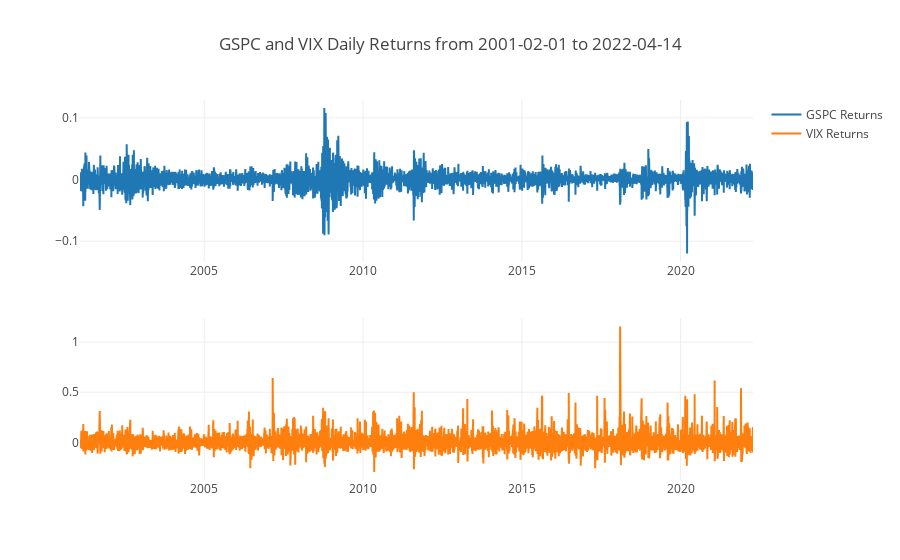

The notebook cell saved with this chart:
### Markdown cell above
### Charts

### Code cell
fig = make_subplots(rows=2, cols=1)
fig.update_layout(title = "GSPC and VIX Daily Returns from "+start_date+" to "+end_date, template = style)
fig.add_trace(go.Scatter(
    x = gspc_pct.index,
    y = gspc_pct["close"], 
    name = "GSPC Returns"
), row = 1, col = 1)
fig.add_trace(go.Scatter(
    x = vix_pct.index,
    y = vix_pct["close"],
    name = "VIX Returns"
), row = 2, col = 1)

fig.show()

### Figure 1 — Plotly figure (JSON) as saved in the notebook; plotly's stock layout.template omitted (floating-point values rounded to 4 significant figures; data arrays with more than 128 entries replaced by an {"elided": "..."} marker saying what was removed)
{"data": [{"name": "GSPC Returns", "type": "scatter", "x": {"elided": "5333 str values"}, "xaxis": "x", "y": {"elided": "5333 float values"}, "yaxis": "y"}, {"name": "VIX Returns", "type": "scatter", "x": {"elided": "5333 str values"}, "xaxis": "x2", "y": {"elided": "5333 float values"}, "yaxis": "y2"}], "layout": {"title": {"text": "GSPC and VIX Daily Returns from 2001-02-01 to 2022-04-14"}, "xaxis": {"anchor": "y", "domain": [0, 1]}, "xaxis2": {"anchor": "y2", "domain": [0, 1]}, "yaxis": {"anchor": "x", "domain": [0.575, 1]}, "yaxis2": {"anchor": "x2", "domain": [0, 0.425]}}}
